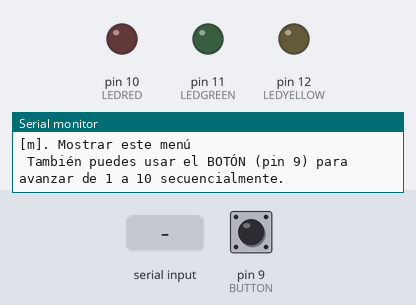
A sketch run on a simulated Arduino Uno, built with avr-gcc and run on an emulated ATmega328P. On the bench: output pins drawn as LEDs (lit = HIGH), the last lines printed to the serial monitor. Inputs (shaded band) come from the test bench; at power-on: pin 9 (BUTTON) HIGH.

Above: at 1.5 s.
1.6 s: "90,45\n" received over Serial
At 3.4 s:
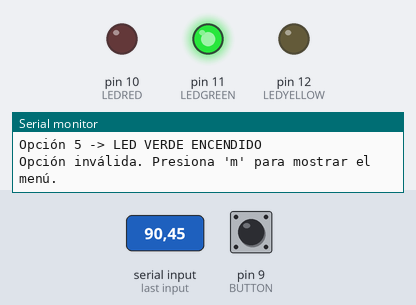
4.2 s: pin 9 (BUTTON) pulled LOW for 1 s
At 4.5 s:
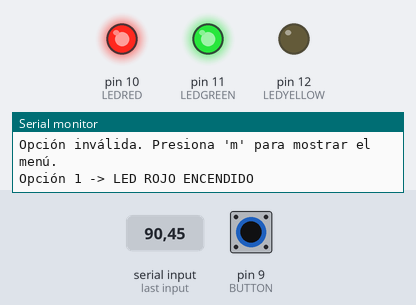
6.7 s: pin 9 (BUTTON) pulled LOW for 3.2 s
At 7.9 s:
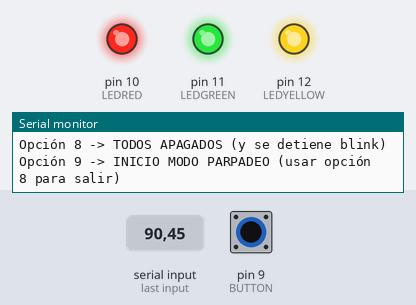
11.4 s: pin 9 (BUTTON) pulled LOW for 0.15 s
At 12.6 s:
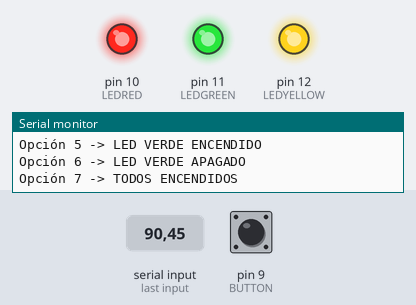
13.1 s: "30,150\n" received over Serial
At 14.0 s:
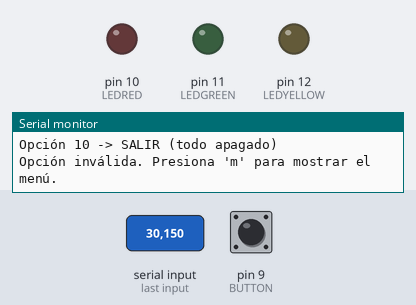
Timing chart, 0 to 15.6 s (numbered marks = the images above; inputs shaded):
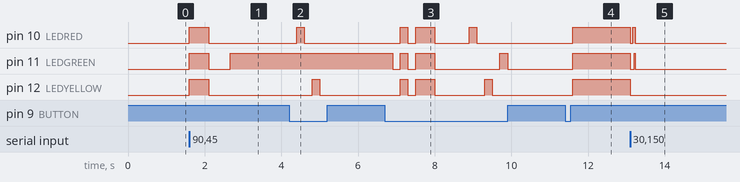

The sketch:

sketch_aug27c.ino
```cpp
// LED pins
const int LEDRED = 10;
const int LEDGREEN = 11;
const int LEDYELLOW = 12;

// Botón en pin 9
const int BUTTON = 9;

// Estado de parpadeo
bool blinkMode = false;

// Contador de clicks del botón
int clickCount = 0;

void setup() {
    pinMode(LEDRED, OUTPUT);
    pinMode(LEDYELLOW, OUTPUT);
    pinMode(LEDGREEN, OUTPUT);

    pinMode(BUTTON, INPUT_PULLUP); // botón con resistencia pull-up

    Serial.begin(9600);

    mainMenu();

}

void loop() {
    // --- CONTROL POR BOTÓN ---
    if (digitalRead(BUTTON) == LOW) {
        delay(200); // anti-rebote

        clickCount++;
        if (clickCount > 10) clickCount = 1; // reiniciar

        ejecutarOpcion(clickCount);
    }

    // --- CONTROL POR SERIAL ---
    if (Serial.available() > 0) {
        char opt = Serial.read();

        if (opt >= '0' && opt <= '9') {
            int opcion = opt - '0'; // convertir char en número
            if (opcion == 0) opcion = 10; // mapear 0 -> 10
            ejecutarOpcion(opcion);
        } else if (opt == 'm') {
            mainMenu();
        } else {
            Serial.println("Opción inválida. Presiona 'm' para mostrar el menú.");
        }
    }

    // --- MODO PARPADEO ---
    if (blinkMode) {
        digitalWrite(LEDRED, HIGH);
        digitalWrite(LEDGREEN, HIGH);
        digitalWrite(LEDYELLOW, HIGH);
        delay(500);

        digitalWrite(LEDRED, LOW);
        digitalWrite(LEDGREEN, LOW);
        digitalWrite(LEDYELLOW, LOW);
        delay(500);
    }
}

void ejecutarOpcion(int opt) {
    switch (opt) {
        case 1:
            digitalWrite(LEDRED, HIGH);
            Serial.println("Opción 1 -> LED ROJO ENCENDIDO");
            break;
        case 2:
            digitalWrite(LEDRED, LOW);
            Serial.println("Opción 2 -> LED ROJO APAGADO");
            break;
        case 3:
            digitalWrite(LEDYELLOW, HIGH);
            Serial.println("Opción 3 -> LED AMARILLO ENCENDIDO");
            break;
        case 4:
            digitalWrite(LEDYELLOW, LOW);
            Serial.println("Opción 4 -> LED AMARILLO APAGADO");
            break;
        case 5:
            digitalWrite(LEDGREEN, HIGH);
            Serial.println("Opción 5 -> LED VERDE ENCENDIDO");
            break;
        case 6:
            digitalWrite(LEDGREEN, LOW);
            Serial.println("Opción 6 -> LED VERDE APAGADO");
            break;
        case 7:
            digitalWrite(LEDRED, HIGH);
            digitalWrite(LEDGREEN, HIGH);
            digitalWrite(LEDYELLOW, HIGH);
            Serial.println("Opción 7 -> TODOS ENCENDIDOS");
            break;
        case 8:
            blinkMode = false;
            digitalWrite(LEDRED, LOW);
            digitalWrite(LEDGREEN, LOW);
            digitalWrite(LEDYELLOW, LOW);
            Serial.println("Opción 8 -> TODOS APAGADOS (y se detiene blink)");
            break;
        case 9:
            blinkMode = true;
            Serial.println("Opción 9 -> INICIO MODO PARPADEO (usar opción 8 para salir)");
            break;
        case 10:
            blinkMode = false;
            digitalWrite(LEDRED, LOW);
            digitalWrite(LEDGREEN, LOW);
            digitalWrite(LEDYELLOW, LOW);
            Serial.println("Opción 10 -> SALIR (todo apagado)");
            break;
    }
}

void mainMenu() {
    Serial.println("\n::: MENU PRINCIPAL :::");
    Serial.println("[1]. Encender LED ROJO");
    Serial.println("[2]. Apagar LED ROJO");
    Serial.println("[3]. Encender LED AMARILLO");
    Serial.println("[4]. Apagar LED AMARILLO");
    Serial.println("[5]. Encender LED VERDE");
    Serial.println("[6]. Apagar LED VERDE");
    Serial.println("[7]. Encender TODOS los LEDs");
    Serial.println("[8]. Apagar TODOS los LEDs (y salir de blink)");
    Serial.println("[9]. Modo intermitente");
    Serial.println("[0]. Salir (apagar todo)");
    Serial.println("[m]. Mostrar este menú");
    Serial.println("\n También puedes usar el BOTÓN (pin 9) para avanzar de 1 a 10 secuencialmente.\n");
}
```

Measured:
- after the input at 1.6 s, pin 10 (LEDRED), pin 12 (LEDYELLOW): LOW → HIGH at once, → LOW 0.50 s later; pin 11 (LEDGREEN): LOW → HIGH at once, → LOW 0.50 s later, → HIGH 0.56 s later
- after the input at 4.2 s, pin 10 (LEDRED): LOW → HIGH after 0.20 s, → LOW 0.20 s later; pin 12 (LEDYELLOW): LOW → HIGH after 0.60 s, → LOW 0.20 s later
- after the input at 6.7 s, pin 10 (LEDRED): goes HIGH 0.20 s, LOW 0.20 s, HIGH 0.50 s, LOW 0.90 s, HIGH 0.20 s, then LOW, starting after 0.40 s; pin 11 (LEDGREEN): goes LOW 0.20 s, HIGH 0.20 s, LOW 0.20 s, HIGH 0.50 s, LOW 1.7 s, HIGH 0.20 s, then LOW, starting after 0.20 s
- after the input at 11.4 s, pin 10 (LEDRED), pin 11 (LEDGREEN), pin 12 (LEDYELLOW): LOW → HIGH after 0.20 s
- after the input at 13.1 s, pin 10 (LEDRED): HIGH → LOW at once, → HIGH 0.07 s later, → LOW 0.07 s later; pin 11 (LEDGREEN): HIGH → LOW at once, → HIGH 0.10 s later, → LOW 0.04 s later; pin 12 (LEDYELLOW): HIGH → LOW at once
